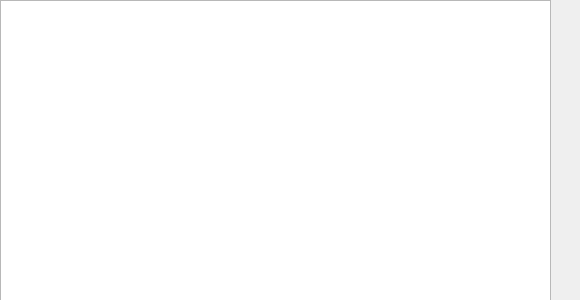
<?xml version="1.0" encoding="UTF-8"?>
<ui version="4.0">
 <class>old_data_dlg</class>
 <widget class="QDialog" name="old_data_dlg">
  <property name="geometry">
   <rect>
    <x>0</x>
    <y>0</y>
    <width>580</width>
    <height>300</height>
   </rect>
  </property>
  <property name="maximumSize">
   <size>
    <width>580</width>
    <height>16777215</height>
   </size>
  </property>
  <property name="windowTitle">
   <string>Dialog</string>
  </property>
  <widget class="QTableView" name="dataTable">
   <property name="geometry">
    <rect>
     <x>0</x>
     <y>0</y>
     <width>551</width>
     <height>301</height>
    </rect>
   </property>
  </widget>
 </widget>
 <resources/>
 <connections/>
</ui>
